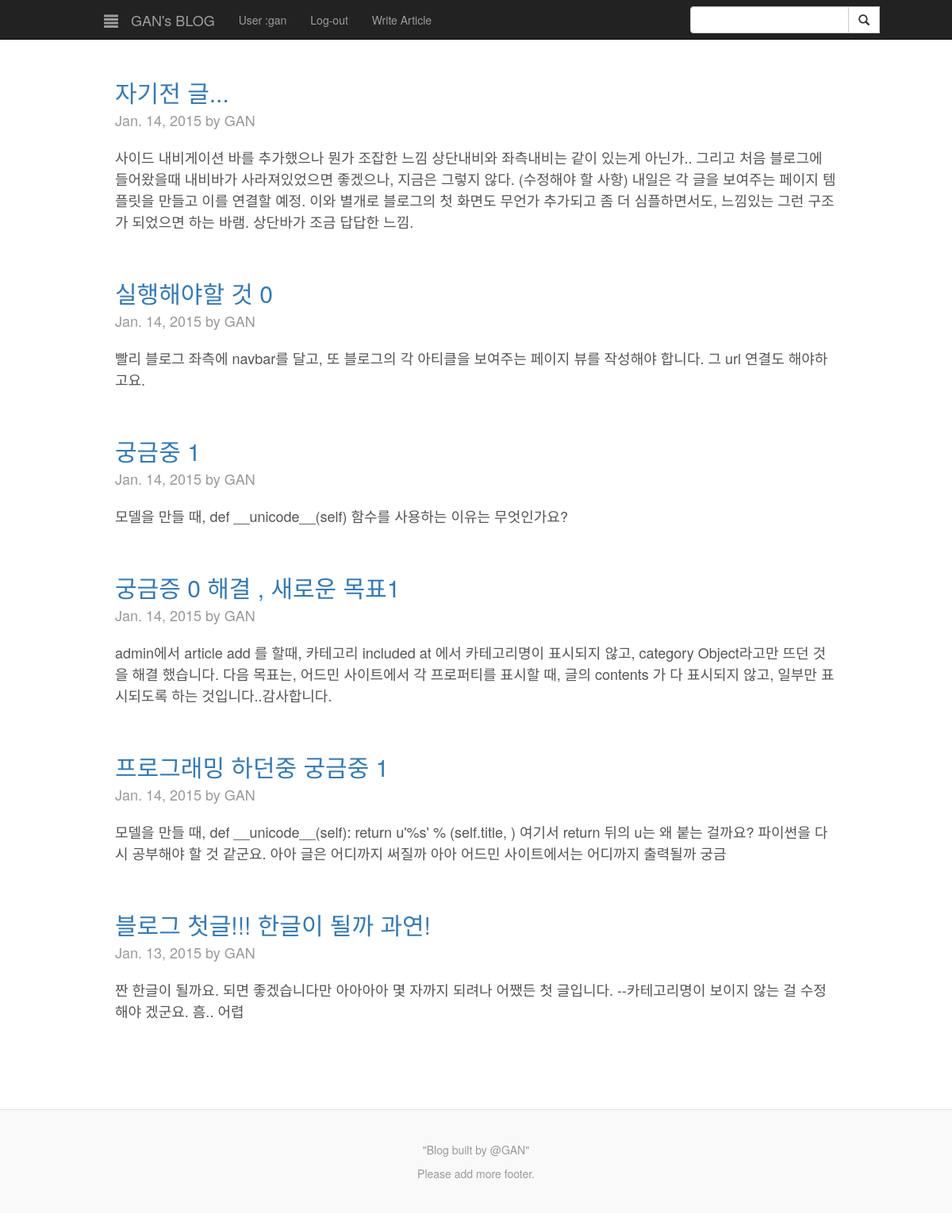
Page /blog/1/ (signed in) on the committed database.
### blog/models.py (models this page shows)
class Article(models.Model):
	included_at = models.ForeignKey(Category,null=True)
	subject = models.CharField(max_length=50)
	writer = models.CharField(max_length=30, default='GAN')
	written_at = models.DateTimeField(auto_now_add=True, auto_now=False)
	modified_at = models.DateTimeField(auto_now=True)
	contents = models.TextField(max_length=2000)

### blog/views.py (the view)
# urls.py: url(r'^(?P<pk>\d+)/$', views.ArticleListView.as_view(paginate_by=10), name = 'article_list'),
class ArticleListView(ListView):
	model = Category
	template_name = 'blog/article_list.html'
	context_object_name = 'category_list'
	paginate_by = 5
	def get_context_data(self, **kwargs):
		context = super(ArticleListView, self).get_context_data(**kwargs)
		context['selected'] = Category.objects.filter(pk=self.kwargs['pk'])
		if self.kwargs['pk']=='1':
			context['article_list'] = Article.objects.all().order_by('-written_at')
		else:
			context['article_list'] = Article.objects.order_by('-written_at').filter(included_at=context['selected'])
		return context

### blog/templates/blog/article_list.html (shortened to what this page needs)
{% extends "blog/blog_base.html" %}
{% block body %}
<div class="blog-template">
	<div class="row">
		{% if article_list %}
			<div class="col-sm-12 blog-main">
				{% for article in article_list %}
					<div class="blog-post">
						<h4 class="blog-post-title">
							<a href="/blog/article/{{article.pk}}"> {{ article.subject }} </a>
						<p class="blog-post-meta"> {{ article.written_at.date }} by {{ article.writer }} </p>
						<p> {{ article.contents }} </p>
					</div>
				{% endfor %}
			</div>
		{% else %}
			<p class="lead"> No avaliable article. <p>
		{% endif %}
	</div>
</div>
{% endblock %}

### blog/templates/blog/blog_base.html (shortened to what this page needs)
<!DOCTYPE html>
<html>
	<head>
		{% load staticfiles %}
    		<link rel="stylesheet" type="text/css" href="{% static 'blog/dist/css/bootstrap.css' %}" media="screen"/>
		<link href="{% static 'blog/blog-main.css' %}" rel="stylesheet">
		<link href="{% static 'blog/simple-sidebar.css' %}" rel="stylesheet">
	</head>
	<body>
		<div class="navbar navbar-inverse navbar-fixed-top" id="top_navbar">
			<div class="container">
				<div class="navbar-header">
					<a type="button" href="#menu-toggle" class="navbar-brand btn btn-deafult btn-lg" id="menu-toggle">
						<span class="glyphicon glyphicon-align-justify"></span>
					</a>
					<a class="navbar-brand" href="/blog">GAN's BLOG</a>
				</div>
				<div class="collapse navbar-collapse">
      					<ul class="nav navbar-nav">
						{% if user %}
							{% if user.is_staff %}
								<li><a href="#">User :{{ user.username }}</a></li>
								<li><a href="/blog/logout" id="logout">Log-out</a></li>
								<li><a href="/blog/write">Write Article </a></li>
							{% elif not user.is_anonymous %}
								<li><a href="#">User :{{ user.username }}</a></li>
								<li><a href="/blog/logout" id="logout">Log-out</a></li>
								<li><a href="#"></a></li>
	          					{% else %}
	          						<li><a href="#"></a></li>
							{% endif %}
						{% else %}
          						<li><a href="#"></a></li>
      						{% endif %}
      					</ul>
        				<div class="input-group" id="search-group">
        					<form action="/blog/search" method="get" id="topnav_search" class="search form-input" role="search">
        						<span class="input-group-btn">
		        					<input type="text" class="form-control" name="search_content">
	        						<button type="submit" class="btn btn-default" type="button">
	        							<span class="glyphicon glyphicon-search"></span>
	        						</button>
	        					</span>
        					</form>
        				</div>
      				</div>
      			</div>
    		</div>
		<div id="wrapper" class="toggled">
			<div id="page-content-wrapper">
		    		<div class="container">
		    			{% block body %}
		    			{% endblock %}
		      		</div>
			</div>
		</div>
	<footer class="blog-footer">
		<p>"Blog built by @GAN"</p>
		<p> Please add more footer. </p>
	</footer>
	</body>
</html>

### blog/static/blog/blog-main.css (style rules this page uses)
body { padding-top: 50px; padding-bottom: 20px; color: #555; }
h1, .h1, h2, .h2, h3, .h3, h4, .h4, h5, .h5, h6, .h6 { margin-top: 0; font-family: "Helvetica Neue", Helvetica, Arial, sans-serif; font-weight: normal; color: #333; }
#top_navbar { height: 50px; }
.blog-template { padding: 30px 15px; text-align: left; }
#search-group { float: right; padding-top: 8px; width: 200px; }
.blog-main { font-size: 18px; line-height: 1.5; }
.blog-post { margin-bottom: 60px; }
.blog-post-title { margin-bottom: 5px; font-size: 30px; }
.blog-post-meta { margin-bottom: 20px; color: #999; }
@media (min-width: 1200px) { .container { width: 970px; } }
.blog-footer { padding: 40px 0; color: #999; text-align: center; background-color: #f9f9f9; border-top: 1px solid #e5e5e5; }
.blog-footer p:last-child { margin-bottom: 0; }

### blog/static/blog/simple-sidebar.css (style rules this page uses)
#wrapper { padding-left: 0; -webkit-transition: all 0.5s ease; -moz-transition: all 0.5s ease; -o-transition: all 0.5s ease; transition: all 0.5s ease; }
#wrapper.toggled { padding-left: 250px; }
#page-content-wrapper { width: 100%; position: absolute; padding: 15px; }
#wrapper.toggled #page-content-wrapper { position: absolute; margin-right: -250px; }
@media (min-width:768px) { #wrapper { padding-left: 250px; } }
@media (min-width:768px) { #wrapper.toggled { padding-left: 0; } }
@media (min-width:768px) { #page-content-wrapper { padding: 20px; position: relative; } }
@media (min-width:768px) { #wrapper.toggled #page-content-wrapper { position: relative; margin-right: 0; } }

### rows in the picture
Article: subject "자기전 글...", written_at "Jan. 14, 2015", writer "GAN", contents "사이드 내비게이션 바를 추가했으나 뭔가 조잡한 느낌 상단내비와 좌측내비는 같이 있는게 아닌가.. 그리고 처음 블로그에 들어왔을때 내비바가 사라져있었으면 좋겠으나, 지금은 그렇지 않다. (수정해야 할 사항) 내일은 각 글을 보여주는 페이지 템플릿을 만들고 이를 연결할 예정. 이와 별개로 블로그의 첫 화면도 무언가 추가되고 좀 더 심플하면서도, 느낌있는 그런 구조가 되었으면 하는 바램. 상단바가 조금 답답한 느낌."
Article: subject "실행해야할 것 0", written_at "Jan. 14, 2015", writer "GAN", contents "빨리 블로그 좌측에 navbar를 달고, 또 블로그의 각 아티클을 보여주는 페이지 뷰를 작성해야 합니다. 그 url 연결도 해야하고요."
Article: subject "궁금중 1", written_at "Jan. 14, 2015", writer "GAN", contents "모델을 만들 때, def __unicode__(self) 함수를 사용하는 이유는 무엇인가요?"
Article: subject "궁금증 0 해결 , 새로운 목표1", written_at "Jan. 14, 2015", writer "GAN", contents "admin에서 article add 를 할때, 카테고리 included at 에서 카테고리명이 표시되지 않고, category Object라고만 뜨던 것을 해결 했습니다. 다음 목표는, 어드민 사이트에서 각 프로퍼티를 표시할 때, 글의 contents 가 다 표시되지 않고, 일부만 표시되도록 하는 것입니다..감사합니다."
Article: subject "프로그래밍 하던중 궁금중 1", written_at "Jan. 14, 2015", writer "GAN", contents "모델을 만들 때, def __unicode__(self): return u'%s' % (self.title, ) 여기서 return 뒤의 u는 왜 붙는 걸까요? 파이썬을 다시 공부해야 할 것 같군요. 아아 글은 어디까지 써질까 아아 어드민 사이트에서는 어디까지 출력될까 궁금"
Article: subject "블로그 첫글!!! 한글이 될까 과연!", written_at "Jan. 13, 2015", writer "GAN", contents "짠 한글이 될까요. 되면 좋겠습니다만 아아아아 몇 자까지 되려나 어쨌든 첫 글입니다. --카테고리명이 보이지 않는 걸 수정해야 겠군요. 흠.. 어렵"

### other values in the picture
{{ user.username }} "gan"
